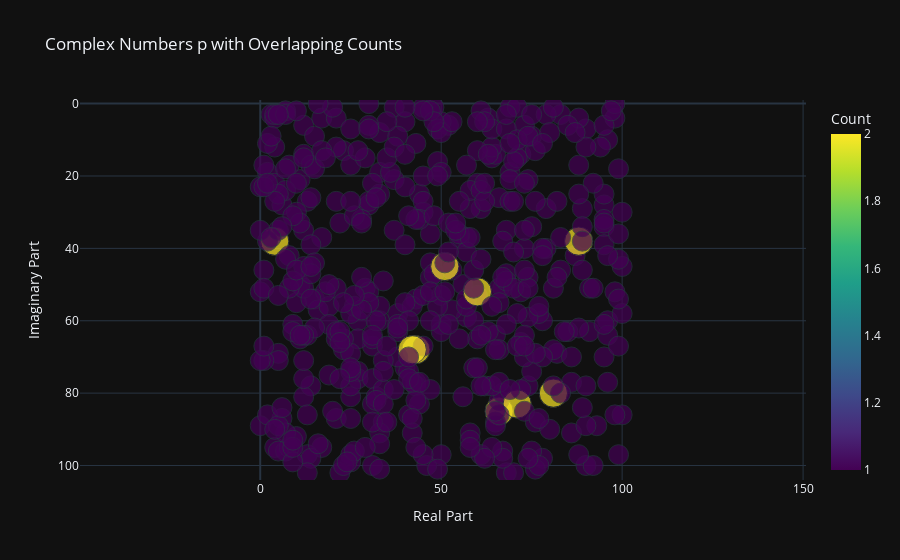

Notebook cell for this chart:
### Code cell
input_file = 'in.txt'  # Replace with your input file path

# print current working directory
print("Current working directory: ", os.getcwd())


data_array = load_file(input_file)

if data_array.size == 0:
    print("No data to process. Exiting.")

# Display the structured array
print("Structured 2D NumPy Array (p and v as complex numbers):")
print(data_array)

# test dimension size
dim_start, dim_end = 0 + 0j, 101 + 103j
second_count = 100

plot_complex_with_counts_plotly_express(data_array, dim_start, dim_end)
#1.12.......
#...........
#...........
#......11.11
#1.1........
#.........1.
#.......1...

### Figure 1 — Plotly figure (JSON) as saved in the notebook; plotly's stock layout.template omitted (floating-point values rounded to 4 significant figures; data arrays with more than 128 entries replaced by an {"elided": "..."} marker saying what was removed)
{"data": [{"customdata": {"elided": "491x1 int values"}, "hovertemplate": "Real=%{x}<br>Imaginary=%{y}<br>Count=%{marker.color}<extra></extra>", "legendgroup": "", "marker": {"color": {"elided": "491 int values"}, "coloraxis": "coloraxis", "size": {"elided": "491 int values"}, "sizemode": "area", "sizeref": 0.005, "symbol": "circle"}, "mode": "markers", "name": "", "orientation": "v", "showlegend": false, "x": {"elided": "491 float values"}, "xaxis": "x", "y": {"elided": "491 float values"}, "yaxis": "y", "type": "scatter"}], "layout": {"xaxis": {"anchor": "y", "domain": [0.0, 1.0], "title": {"text": "Real Part"}, "range": [-1.0, 102.0]}, "yaxis": {"anchor": "x", "domain": [0.0, 1.0], "title": {"text": "Imaginary Part"}, "range": [104.0, -1.0], "scaleanchor": "x", "scaleratio": 1}, "coloraxis": {"colorbar": {"title": {"text": "Count"}}, "colorscale": [[0.0, "#440154"], [0.1111, "#482878"], [0.2222, "#3e4989"], [0.3333, "#31688e"], [0.4444, "#26828e"], [0.5556, "#1f9e89"], [0.6667, "#35b779"], [0.7778, "#6ece58"], [0.8889, "#b5de2b"], [1.0, "#fde725"]]}, "legend": {"tracegroupgap": 0, "itemsizing": "constant", "title": {"text": "Count"}}, "title": {"text": "Complex Numbers p with Overlapping Counts"}}}
